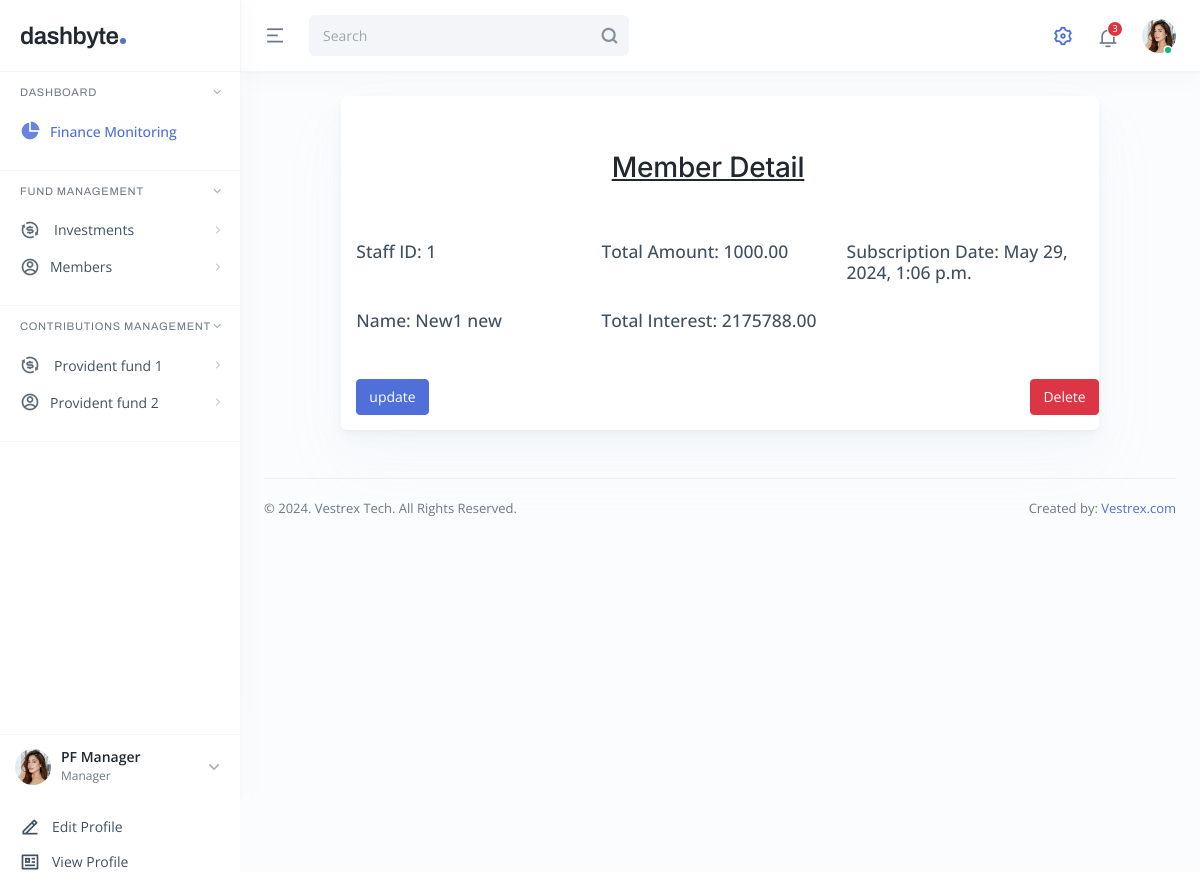
Screenshot of /fund/1/ with the database file from the repository.
### Fund/models.py (models this page shows, shortened)
class Member(models.Model):
    first_name = models.CharField(max_length=30)
    last_name = models.CharField(max_length=30)
    staff_id = models.PositiveIntegerField(unique=True)
    total_amount_to_date = models.DecimalField(max_digits=10, decimal_places=2, blank=True, null=True)
    profit = models.DecimalField(max_digits=10, decimal_places=2,blank=True, null=True)
    status = models.CharField(max_length=20,blank=True, null=True)
    subscription_date = models.DateTimeField(auto_now_add=True)
    updated_date = models.DateTimeField(auto_now=True)

### Fund/views.py (the view)
# urls.py: path('<int:pk>/', views.MemberDetailView.as_view(), name='member_detail'),
class MemberDetailView(DetailView):
    model = Member
    template_name = 'dashboard/member_details.html'

### Fund/templates/dashboard/member_details.html
{% extends 'dashboard/base.html' %}
{% block content %}
<div class="main main-app p-3 p-lg-4">
    <div class="row g-3 justify-content-center">
        <div class="col-md-12 col-xl-10">
          <div class="card card-one">
            <div class="card-body">
                <div class="row g-2">
                    <div class="row card-value text-center">
                        <h2 class="mb-5 mt-5 text-decoration-underline">
                            Member Detail
                        </h2>
                    </div>
                    <div class="col-md-4">
                        <p class="mb-5 h5">Staff ID: {{ member.id }}</p>
                        <p class="mb-5 h5">Name: {{ member.first_name }} {{ member.last_name }}</p>
                    </div>
                    <div class="col-md-4">
                        <p class="mb-5 h5">Total Amount: {{ member.total_amount_to_date }}</p>
                        <p class="mb-5 h5">Total Interest: {{ member.profit }}</p>
                    </div>
                    <div class="col-md-4">
                        <p class="mb-5 h5">Subscription Date: {{ member.subscription_date }}</p>
                    </div>
                </div>
                <div class="row g-2 d-flex justify-content-between">
                    <div class="col-1">
                        <a class="btn btn-primary" href="{% url 'member_update' member.pk %}">update</a>
                    </div>
                    <div class="col-1 justify-content-end">
                        <a class="btn btn-danger" href="{% url 'delete_member' member.pk %}">Delete</a>
                    </div>
                </div>
            </div>
          </div>
    </div>
</div>
{% endblock %}

### rows the page displays
Member: id "1", first_name "New1", last_name "new", total_amount_to_date "1000.00", profit "2175788.00", subscription_date "May 29, 2024, 1:06 p.m."
